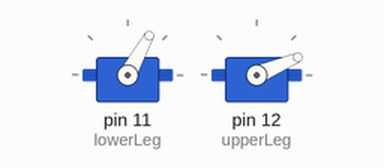
The sketch below on a simulated Arduino Uno, built with avr-gcc and run on an emulated ATmega328P. Shown: 2 × servo. What the sketch prints to the serial monitor is not drawn.

Above: at 0.32 s.
At 18.34 s:
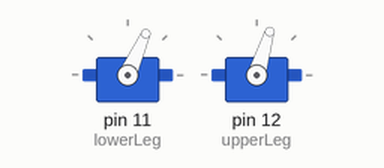
At 26.1 s:
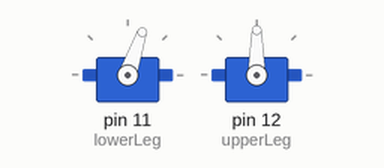
At 34.7 s:
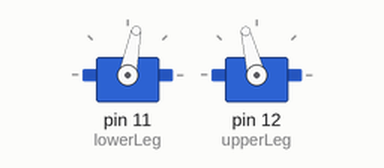
Timing chart, 0 to 40.0 s (numbered marks = the images above):
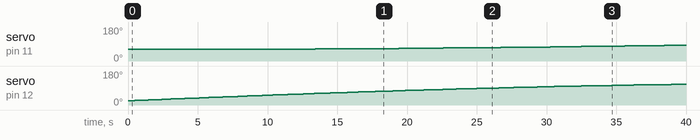

Measured:
- by itself, servo on pin 11 (lowerLeg): moves from 61° to 84° over 32.1 s
- by itself, servo on pin 12 (upperLeg): moves from 22° to 110° over 39.8 s

The sketch:

servo_sweep.ino
```cpp
#include <Servo.h>

Servo lowerLeg;  // create servo object to control a servo
Servo upperLeg;  // create servo object to control a servo
// twelve servo objects can be created on most boards

#define PI 3.1415926535897932384626433832795
#define HALF_PI 1.5707963267948966192313216916398
#define TWO_PI 6.283185307179586476925286766559
#define DEG_TO_RAD 0.017453292519943295769236907684886
#define RAD_TO_DEG 57.295779513082320876798154814105

int pos = 0;    // variable to store the servo position

void setup() {
  Serial.begin(9600);
  lowerLeg.attach(11);  // attaches the servo on pin 9 to the servo object
  lowerLeg.write(61.2);
  upperLeg.attach(12);  // attaches the servo on pin 9 to the servo object
  upperLeg.write(118.2);
}

void loop() {
  // put your main code here, to run repeatedly:
//  for (pos = 60; pos <= 120; pos += 1) { // goes from 0 degrees to 180 degrees
//    // in steps of 1 degree
//    lowerLeg.write(pos);              // tell servo to go to position in variable 'pos'
//    delay(15);                       // waits 15ms for the servo to reach the position
//  }
//  for (pos = 60; pos <= 120; pos += 1) { // goes from 0 degrees to 180 degrees
//    // in steps of 1 degree
//    upperLeg.write(pos);              // tell servo to go to position in variable 'pos'
//    delay(15);                       // waits 15ms for the servo to reach the position
//  }
//
//  for (pos = 120; pos >= 60; pos -= 1) { // goes from 180 degrees to 0 degrees
//    lowerLeg.write(pos);              // tell servo to go to position in variable 'pos'
//    delay(15);                       // waits 15ms for the servo to reach the position
//  }
//  for (pos = 120; pos >= 60; pos -= 1) { // goes from 180 degrees to 0 degrees
//    upperLeg.write(pos);              // tell servo to go to position in variable 'pos'
//    delay(15);                       // waits 15ms for the servo to reach the position
//  }
  for (float x = 0.0; x <= 100.0; x += 0.1) {
    float y = 120.0;
    Serial.print("x ");
    Serial.print(x);
    Serial.print(" y ");
    Serial.print(y);
    Serial.print("\n");
    invKin(x, y);
    delay(5);
  }

  for (float x = 100.0; x >= 0.0; x -= 0.1) {
    float y = 120 - 50 * sin(x * PI / 100);
    Serial.print("x ");
    Serial.print(x);
    Serial.print(" y ");
    Serial.print(y);
    Serial.print("\n");
    invKin(x, y);
    delay(5);
  }

}

void invKin(float x, float y){
  float l1 = 124.0;
  float l2 = 80.0;
  float delta1 = 170.0;
  float delta2 = 83.0;
  float len = sqrt(x*x + y*y);

  float alpha = atan2(y, x) * RAD_TO_DEG;
  //Serial.print("alpha ");
  //Serial.print(alpha);
  //Serial.print("\n");
  float beta = acos((len*len + l1*l1 - l2*l2)/(2 * len * l1)) * RAD_TO_DEG;
  //Serial.print("beta ");
  //Serial.print(beta);
  //Serial.print("\n");
  float gamma = acos((l1*l1 + l2*l2 - len*len)/(2* l1 * l2)) * RAD_TO_DEG;
  //Serial.print("gamma ");
  //Serial.print(gamma);
  //Serial.print("\n");

  float phi1 = alpha - beta;
  float phi2 = 90 - gamma;

  float alpha1 = delta1 - phi1 * 2.85;
  float alpha2 = delta2 - phi2;

  Serial.print("alpha1 ");
  Serial.print(alpha1);
  Serial.print("\n");
  Serial.print("alpha2 ");
  Serial.print(alpha2);
  Serial.print("\n");
  cmdServos(alpha1, alpha2);
}

void cmdServos(float alpha1, float alpha2){
  lowerLeg.write(alpha2);
  upperLeg.write(alpha1);
}
```
